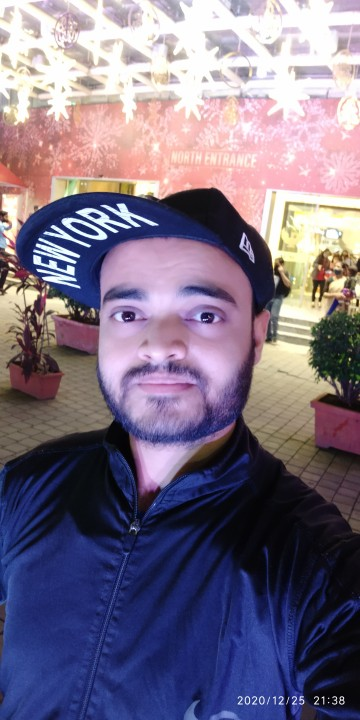
#> input picture 1.jpg, 360 x 720 px, found by its file name
$ jupyter execute 'Face Detection App.ipynb'
#> lines starting #> are read from the running program, lines starting #| are printed output that depends on the picture; after the words box and inside, x2 and y2 are one past the last pixel; in counts of white or black regions, pixels touching at a corner belong together
[cell 1]
import cv2

# Load trained cascade classifier
face_cascade = cv2.CascadeClassifier('E:\\prasad\\practice\\Computer Vision\\Face Detection App\\haarcascade_frontalface_default.xml')

# Read the given image
color_image = cv2.imread('E:\\prasad\\practice\\Computer Vision\\Face Detection App\\1.jpg')
#> color_image is the input picture: shape (720, 360, 3); mean B, G, R 132.5, 111.8, 122.8

# Convert color image into grayscale
gray_image = cv2.cvtColor(color_image, cv2.COLOR_BGR2GRAY)
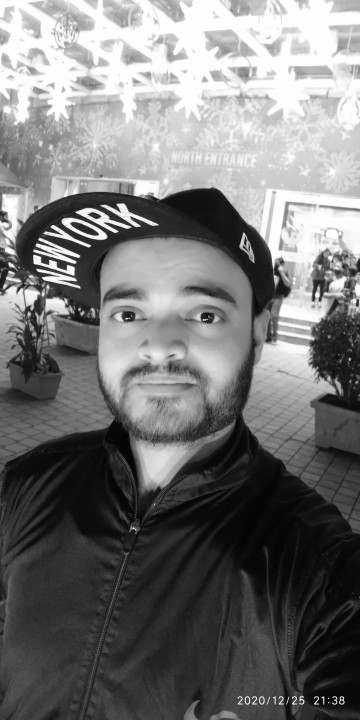
#> gray_image: shape (720, 360); min 0, max 255, mean 117.4

# Detect faces ROI
#Syntax: Classifier.detectMultiScale(input image, Scale Factor , Min Neighbors)
faces = face_cascade.detectMultiScale(gray_image, 1.1, 5)
#> faces = [[66, 239, 197, 197]]

# Draw rectangle around the faces
for (x, y, w, h) in faces:
    cv2.rectangle(color_image, (x, y), (x + w, y + h), (0, 0, 255), 4)
#> this loop made 1 pass
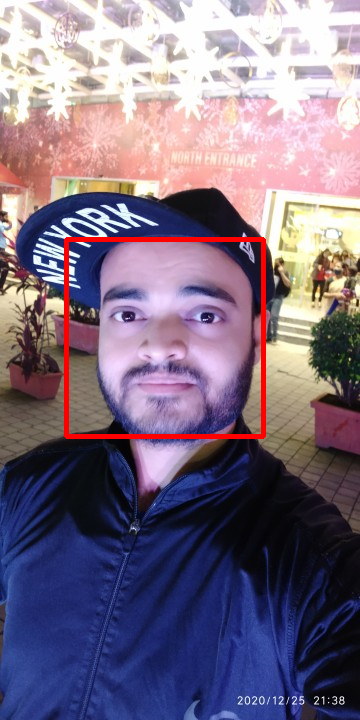
#> color_image: shape (720, 360, 3); 1.52% of pixels changed, all inside (x1, y1, x2, y2) = (64, 237, 266, 439)

# Show image
cv2.imshow('Image', color_image)

#wait to close window
cv2.waitKey()

#close all windows
cv2.destroyAllWindows()
